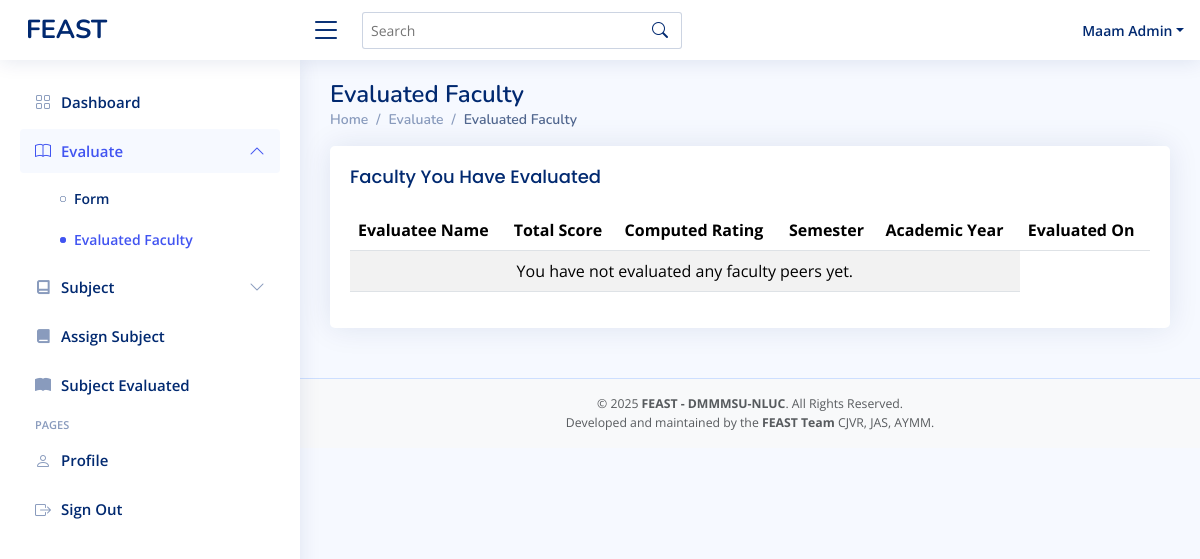
The app's page /admin-evaluatedfaculty.php (signed in), older data.
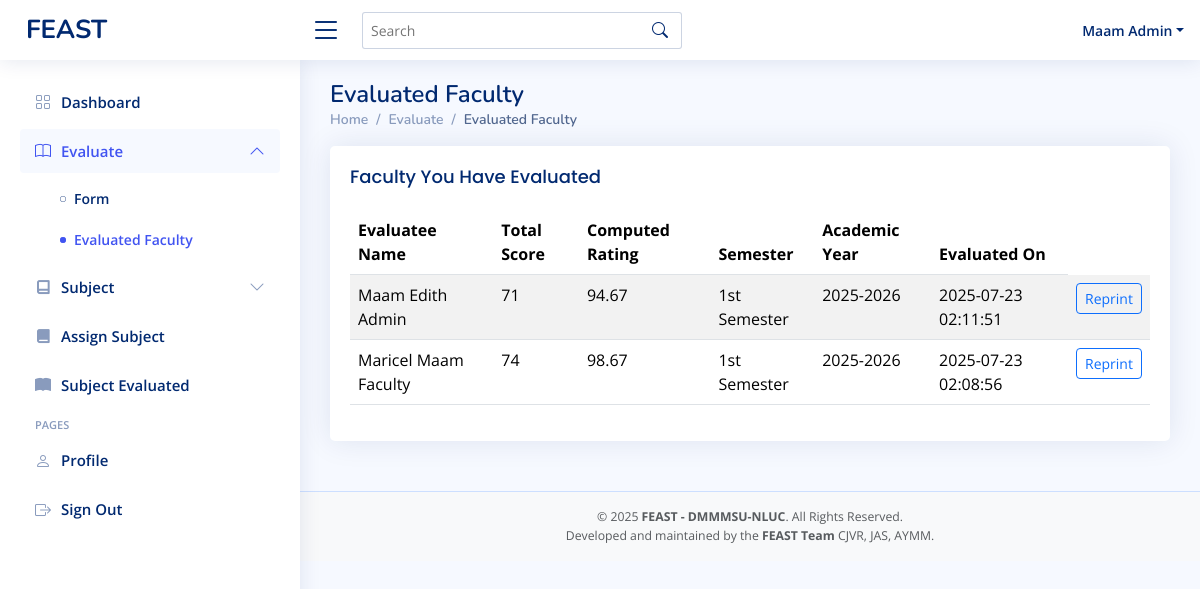
The same page, newer data.
### tables this page shows
CREATE TABLE `admin_evaluation` (
  `id` int(11) NOT NULL,
  `evaluator_id` varchar(50) NOT NULL,
  `evaluatee_id` varchar(50) NOT NULL,
  `evaluator_position` varchar(11) NOT NULL,
  `academic_year` varchar(20) NOT NULL,
  `semester` enum('1st Semester','2nd Semester','Summer') NOT NULL,
  `total_score` int(11) NOT NULL,
  `computed_rating` decimal(5,2) NOT NULL,
  `comments` text DEFAULT NULL,
  `department` varchar(100) DEFAULT NULL,
  `evaluation_date` datetime DEFAULT current_timestamp()
);

CREATE TABLE `faculty` (
  `idnumber` varchar(11) NOT NULL,
  `first_name` varchar(50) NOT NULL,
  `mid_name` varchar(50) NOT NULL,
  `last_name` varchar(50) NOT NULL,
  `password` varchar(50) DEFAULT NULL,
  `department` varchar(50) NOT NULL,
  `faculty_rank` varchar(50) DEFAULT NULL,
  `role` varchar(50) NOT NULL DEFAULT 'faculty',
  `status` varchar(11) NOT NULL DEFAULT 'active'
);

### admin-evaluatedfaculty.php (the view, shortened to what this page needs)
<?php
include 'conn/conn.php';
$evaluator_id = $_SESSION['idnumber'];
$query = "SELECT
            ae.id,
            ae.evaluatee_id,
            f.first_name, f.mid_name, f.last_name,
            ae.total_score,
            ae.computed_rating,
            ae.academic_year,
            ae.semester,
            ae.evaluation_date
          FROM admin_evaluation ae
          JOIN faculty f ON ae.evaluatee_id = f.idnumber
          WHERE ae.evaluator_id = ?
          ORDER BY ae.evaluation_date DESC";
$stmt = $conn->prepare($query);
$stmt->bind_param("s", $evaluator_id);
$stmt->execute();
$result = $stmt->get_result();
?>
<!DOCTYPE html>
<html lang="en">
  <head>
  <?php include 'header.php' ?>
  </head>
  <body>
    <?php include 'admin-header.php'?>
    <aside id="sidebar" class="sidebar">
      <ul class="sidebar-nav" id="sidebar-nav">
        <li class="nav-item">
          <a class="nav-link collapsed" href="admin-dashboard.php">
            <i class="bi bi-grid"></i>
            <span>Dashboard</span>
          </a>
        </li>
        <li class="nav-item">
          <a class="nav-link collapse" data-bs-target="#charts-nav" data-bs-toggle="collapse" href="#">
            <i class="bi bi-book"></i><span>Evaluate</span><i class="bi bi-chevron-down ms-auto"></i>
          </a>
          <ul id="charts-nav" class="nav-content collapse show" data-bs-parent="#sidebar-nav">
            <li>
              <a href="admin-evaluate.php" >
                <i class="bi bi-circle"></i><span>Form</span>
              </a>
            </li>
            <li>
              <a href="admin-evaluatedfaculty.php" class="active">
                <i class="bi bi-circle"></i><span>Evaluated Faculty</span>
              </a>
            </li>
          </ul>
        </li>
        <li class="nav-item">
          <a class="nav-link collapsed" data-bs-target="#subject" data-bs-toggle="collapse" href="#">
            <i class="ri-book-line"></i><span>Subject</span><i class="bi bi-chevron-down ms-auto"></i>
          </a>
        </li>
        <li class="nav-item">
          <a class="nav-link collapsed" href="admin-studentsubject.php">
            <i class="ri-book-fill"></i>
            <span>Assign Subject</span>
          </a>
        </li>
        <li class="nav-item">
          <a class="nav-link collapsed" href="admin-evaluatedsubject.php">
            <i class="bi bi-book-fill"></i>
            <span>Subject Evaluated</span>
          </a>
        </li>
        <li class="nav-heading">Pages</li>
        <li class="nav-item">
          <a class="nav-link collapsed" href="admin-user-profile.php">
            <i class="bi bi-person"></i>
            <span>Profile</span>
          </a>
        </li>
        <li class="nav-item">
          <a class="nav-link collapsed" href="logout.php">
            <i class="bi bi-box-arrow-right"></i>
            <span>Sign Out</span>
          </a>
        </li>
      </ul>
    </aside>
    <main id="main" class="main">
        <div class="pagetitle">
            <h1>Evaluated Faculty</h1>
            <nav>
            <ol class="breadcrumb">
                <li class="breadcrumb-item"><a href="admin-dashboard.php">Home</a></li>
                <li class="breadcrumb-item">Evaluate</li>
                <li class="breadcrumb-item active">Evaluated Faculty</li>
            </ol>
            </nav>
        </div>
        <section class="section">
            <div class="card">
                <div class="card-body">
                    <h5 class="card-title">Faculty You Have Evaluated</h5>
                    <div class="table-responsive">
                        <table class="table table-striped datatable">
                            <thead>
                                <tr>
                                    <th>Evaluatee Name</th>
                                    <th>Total Score</th>
                                    <th>Computed Rating</th>
                                    <th>Semester</th>
                                    <th>Academic Year</th>
                                    <th>Evaluated On</th>
                                </tr>
                            </thead>
                            <tbody>
                                <?php if ($result->num_rows > 0): ?>
                                    <?php while ($row = $result->fetch_assoc()): ?>
                                    <tr>
                                        <td class="text-capitalize"><?= htmlspecialchars($row['first_name'] . ' ' . $row['mid_name'] . ' ' . $row['last_name']) ?></td>
                                        <td><?= htmlspecialchars($row['total_score']) ?></td>
                                        <td><?= htmlspecialchars($row['computed_rating']) ?></td>
                                        <td><?= htmlspecialchars($row['semester']) ?></td>
                                        <td><?= htmlspecialchars($row['academic_year']) ?></td>
                                        <td><?= htmlspecialchars($row['evaluation_date']) ?></td>
                                        <td>
                                          <a href="admin-evaluation-reprint-fpdf.php?evaluatee_id=<?= urlencode($row['evaluatee_id']) ?>&academic_year=<?= urlencode($row['academic_year']) ?>&semester=<?= urlencode($row['semester']) ?>"
                                            class="btn btn-sm btn-outline-primary">
                                            Reprint
                                          </a>
                                        </td>
                                    </tr>
                                    <?php endwhile; ?>
                                <?php else: ?>
                                    <tr>
                                    <td colspan="5" class="text-center">You have not evaluated any faculty peers yet.</td>
                                    </tr>
                                <?php endif; ?>
                            </tbody>
                        </table>
                    </div>
                </div>
            </div>
        </section>
    </main>
    <?php include 'footer.php'?>
  </body>
</html>

### header.php (shortened to what this page needs)
<link href="vendors/bootstrap/css/bootstrap.min.css" rel="stylesheet">
<link href="vendors/bootstrap-icons/bootstrap-icons.css" rel="stylesheet">
<link href="vendors/boxicons/css/boxicons.min.css" rel="stylesheet">
<link href="vendors/quill/quill.snow.css" rel="stylesheet">
<link href="vendors/quill/quill.bubble.css" rel="stylesheet">
<link href="vendors/remixicon/remixicon.css" rel="stylesheet">
<link href="vendors/simple-datatables/style.css" rel="stylesheet">
<link href="assets/css/style.css" rel="stylesheet">

### admin-header.php (shortened to what this page needs)
<header id="header" class="header fixed-top d-flex align-items-center">
  <div class="d-flex align-items-center justify-content-between">
    <a href="admin-dashboard.php" class="logo d-flex align-items-center">
      <span class="d-none d-lg-block">FEAST</span>
    </a>
    <i class="bi bi-list toggle-sidebar-btn"></i>
  </div>
  <div class="search-bar">
    <form class="search-form d-flex align-items-center" method="POST" action="#">
      <input type="text" name="query" placeholder="Search" title="Enter search keyword">
      <button type="submit" title="Search"><i class="bi bi-search"></i></button>
    </form>
  </div>
  <nav class="header-nav ms-auto">
    <ul class="d-flex align-items-center">
      <li class="nav-item dropdown pe-3">
        <a class="nav-link nav-profile d-flex align-items-center pe-0" href="#" data-bs-toggle="dropdown">
          <span class="d-none d-md-block dropdown-toggle ps-2 text-capitalize"><?php echo $_SESSION['first_name'] .' '. $_SESSION['last_name'];?></span>
        </a>
      </li>
    </ul>
  </nav>
</header>

### footer.php
<footer id="footer" class="footer bg-light text-center py-3">
  <div class="container">
    <div class="text-muted small">
      &copy; <?= date('Y') ?> <strong><span>FEAST - DMMMSU-NLUC</span></strong>. All Rights Reserved.
    </div>
    <div class="text-muted small">
      Developed and maintained by the <strong>FEAST Team</strong> CJVR, JAS, AYMM.
    </div>
  </div>
</footer>

### assets/css/style.css (style rules this page uses)
:root { scroll-behavior: smooth; }
body { font-family: "Open Sans", sans-serif; background: #f6f9ff; color: #444444; }
a { color: #4154f1; text-decoration: none; }
h1, h2, h3, h4, h5, h6 { font-family: "Nunito", sans-serif; }
#main { margin-top: 60px; padding: 20px 30px; transition: all 0.3s; }
.pagetitle { margin-bottom: 10px; }
.pagetitle h1 { font-size: 24px; margin-bottom: 0; font-weight: 600; color: #012970; }
.card { margin-bottom: 30px; border: none; border-radius: 5px; box-shadow: 0px 0 30px rgba(1, 41, 112, 0.1); }
.card-title { padding: 20px 0 15px 0; font-size: 18px; font-weight: 500; color: #012970; font-family: "Poppins", sans-serif; }
.card-body { padding: 0 20px 20px 20px; }
.breadcrumb { font-size: 14px; font-family: "Nunito", sans-serif; color: #899bbd; font-weight: 600; }
.breadcrumb a { color: #899bbd; transition: 0.3s; }
.breadcrumb .breadcrumb-item::before { color: #899bbd; }
.breadcrumb .active { color: #51678f; font-weight: 600; }
.logo { line-height: 1; }
@media (min-width: 1200px) { .logo { width: 280px; } }
.logo span { font-size: 26px; font-weight: 700; color: #012970; font-family: "Nunito", sans-serif; }
.header { transition: all 0.5s; z-index: 997; height: 60px; box-shadow: 0px 2px 20px rgba(1, 41, 112, 0.1); background-color: #fff; padding-left: 20px; }
.header .toggle-sidebar-btn { font-size: 32px; padding-left: 10px; cursor: pointer; color: #012970; }
.header .search-bar { min-width: 360px; padding: 0 20px; }
.header .search-form { width: 100%; }
.header .search-form input { border: 0; font-size: 14px; color: #012970; border: 1px solid rgba(1, 41, 112, 0.2); padding: 7px 38px 7px 8px; border-radius: 3px; transition: 0.3s; width: 100%; }
.header .search-form button { border: 0; padding: 0; margin-left: -30px; background: none; }
.header .search-form button i { color: #012970; }
.header-nav ul { list-style: none; }
.header-nav>ul { margin: 0; padding: 0; }
.header-nav .nav-profile { color: #012970; }
.header-nav .nav-profile span { font-size: 14px; font-weight: 600; }
.sidebar { position: fixed; top: 60px; left: 0; bottom: 0; width: 300px; z-index: 996; transition: all 0.3s; padding: 20px; overflow-y: auto; scrollbar-width: thin; scrollbar-color: #aab7cf transparent; box-shadow: 0px 0px 20px rgba(1, 41, 112, 0.1); background-color: #fff; }
@media (min-width: 1200px) { #main, #footer { margin-left: 300px; } }
.sidebar-nav { padding: 0; margin: 0; list-style: none; }
.sidebar-nav li { padding: 0; margin: 0; list-style: none; }
.sidebar-nav .nav-item { margin-bottom: 5px; }
.sidebar-nav .nav-heading { font-size: 11px; text-transform: uppercase; color: #899bbd; font-weight: 600; margin: 10px 0 5px 15px; }
.sidebar-nav .nav-link { display: flex; align-items: center; font-size: 15px; font-weight: 600; color: #4154f1; transition: 0.3; background: #f6f9ff; padding: 10px 15px; border-radius: 4px; }
.sidebar-nav .nav-link i { font-size: 16px; margin-right: 10px; color: #4154f1; }
.sidebar-nav .nav-link.collapsed { color: #012970; background: #fff; }
.sidebar-nav .nav-link.collapsed i { color: #899bbd; }
.sidebar-nav .nav-link .bi-chevron-down { margin-right: 0; transition: transform 0.2s ease-in-out; }
.sidebar-nav .nav-link:not(.collapsed) .bi-chevron-down { transform: rotate(180deg); }
.sidebar-nav .nav-content { padding: 5px 0 0 0; margin: 0; list-style: none; }
.sidebar-nav .nav-content a { display: flex; align-items: center; font-size: 14px; font-weight: 600; color: #012970; transition: 0.3; padding: 10px 0 10px 40px; transition: 0.3s; }
.sidebar-nav .nav-content a i { font-size: 6px; margin-right: 8px; line-height: 0; border-radius: 50%; }
.sidebar-nav .nav-content a:hover, .sidebar-nav .nav-content a.active { color: #4154f1; }
.sidebar-nav .nav-content a.active i { background-color: #4154f1; }
.footer { padding: 20px 0; font-size: 14px; transition: all 0.3s; border-top: 1px solid #cddfff; }

Row changes from the older to the newer data that the page shows:
added admin_evaluation: evaluatee.last_name "Maam Edith Admin", total_score "71", computed_rating "94.67", semester "1st Semester", academic_year "2025-2026", evaluation_date "2025-07-23 02:11:51"
added admin_evaluation: evaluatee.last_name "Maricel Maam Faculty", total_score "74", computed_rating "98.67", semester "1st Semester", academic_year "2025-2026", evaluation_date "2025-07-23 02:08:56"
Text that changed along with them:
text no longer shown: "You have not evaluated any faculty peers yet."
